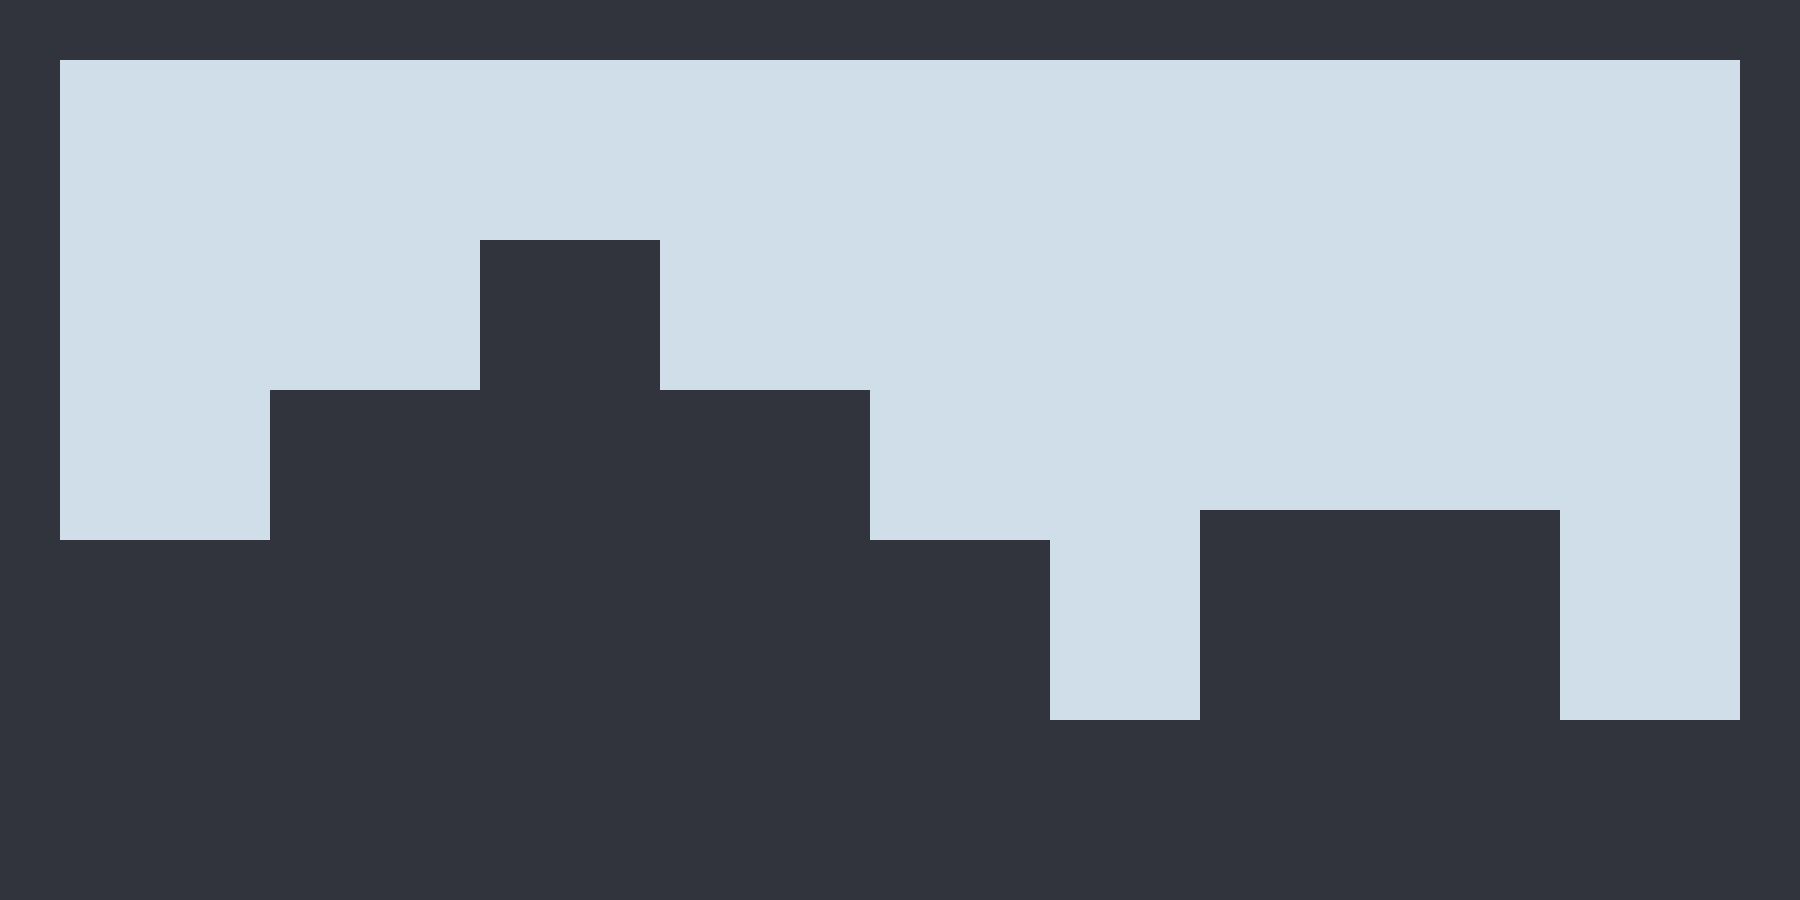

A 2D game scene composited from a Tiled map and its tileset images. What follows is a short description and the map's XML, with each tile layer's data collapsed to a summary:
An orthogonal 60x30 tile map with 30x30 px tiles, 1 tile layer (Tile Layer 1), 2 tilesets.

<map version="1.0" orientation="orthogonal" renderorder="right-down" width="60" height="30" tilewidth="30" tileheight="30" nextobjectid="1">
 <tileset firstgid="1" name="tileset1" tilewidth="30" tileheight="30" tilecount="2" columns="2">
  <image source="tileset1.png" trans="000000" width="60" height="30" />
  <tile id="0">
   <properties>
    <property name="Impassable" type="bool" value="true" />
   </properties>
  </tile>
  <tile id="1">
   <properties>
    <property name="Impassable" type="bool" value="false" />
   </properties>
  </tile>
 </tileset>
 <tileset firstgid="3" name="tileset2" tilewidth="30" tileheight="30" tilecount="6" columns="2">
  <image source="tileset2.png" trans="000000" width="60" height="90" />
  <tile id="0">
   <properties>
    <property name="Impassable" type="bool" value="true" />
   </properties>
  </tile>
  <tile id="1">
   <properties>
    <property name="EntityType" value="Player" />
    <property name="Impassable" type="bool" value="false" />
    <property name="SpawnPoint" value="Player" />
   </properties>
  </tile>
  <tile id="2">
   <properties>
    <property name="Impassable" type="bool" value="false" />
   </properties>
  </tile>
 </tileset>
 <layer name="Tile Layer 1" width="60" height="30">
  <data>[1800 cells, 1800 non-empty, 4 distinct tile ids]</data>
 </layer>
</map>